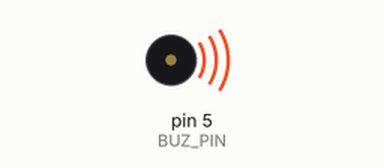
Bench run of a sketch on a simulated Arduino Uno, built with avr-gcc and run on an emulated ATmega328P. Parts: buzzer (waves = sounding).

Above: at 0.1 s.
At 9.1 s:
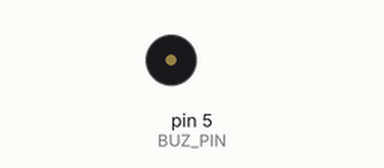
Timing chart, 0 to 10.6 s (numbered marks = the images above):
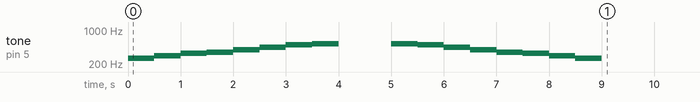

The sketch:

lesson_05_buzzer_gamma.ino
```cpp
#define BUZ_PIN 5
#define C_1   261.63
#define Cs_1  277.18
#define D_1   293.66
#define Ds_1  311.13
#define E_1   329.63
#define F_1   349.23
#define Fs_1  369.99
#define G_1   392
#define Gs_1  415.30
#define A_1   440
#define As_1  466.16
#define B_1   493.88
#define C_2   523.25

#define OCTAVE  8

float gamma_notes[] = {C_1, D_1, E_1, F_1, G_1, A_1, B_1, C_2};

void setup() {
  pinMode(BUZ_PIN, OUTPUT);
  for (int i = 0; i < OCTAVE; i++) {
    tone(BUZ_PIN, gamma_notes[i]);
    delay(500);
    noTone(BUZ_PIN);
  }

  delay(1000);

  for (int i = OCTAVE-1; i >= 0; i--) {
    tone(BUZ_PIN, gamma_notes[i]);
    delay(500);
    noTone(BUZ_PIN);
  }
}

void loop() {

}
```
